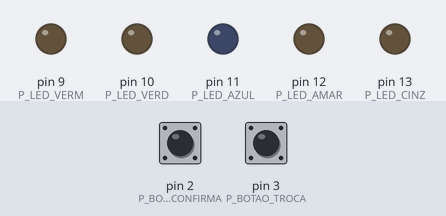
A sketch run on a simulated Arduino Uno, built with avr-gcc and run on an emulated ATmega328P. On the bench: output pins drawn as LEDs (lit = HIGH). Inputs (shaded band) come from the test bench; at power-on: pin 2 (P_BOTAO_CONFIRMA) LOW, pin 3 (P_BOTAO_TROCA) LOW. Random numbers use the default seed unless the sketch sets one.

Above: at 1.2 s.
1.3 s: pin 2 (P_BOTAO_CONFIRMA) pulled HIGH for 0.15 s
At 3.6 s:
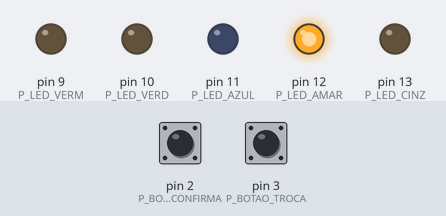
4.3 s: pin 2 (P_BOTAO_CONFIRMA) pulled HIGH for 1 s
At 5.4 s:
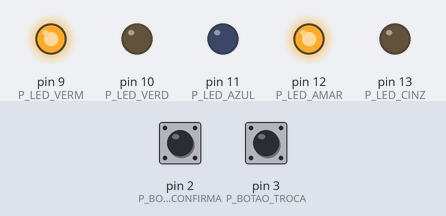
7.3 s: pin 3 (P_BOTAO_TROCA) pulled HIGH for 3.2 s
At 11.1 s:
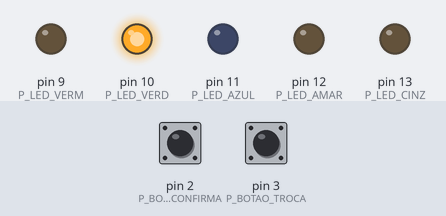
12.0 s: pin 2 (P_BOTAO_CONFIRMA) pulled HIGH for 0.15 s
At 13.2 s:
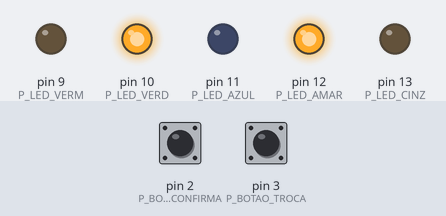
15.1 s: pin 2 (P_BOTAO_CONFIRMA) pulled HIGH for 3.2 s
At 19.2 s:
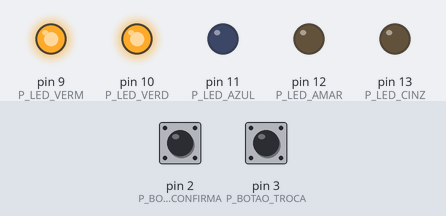
Timing chart, 0 to 22.4 s (numbered marks = the images above; inputs shaded):
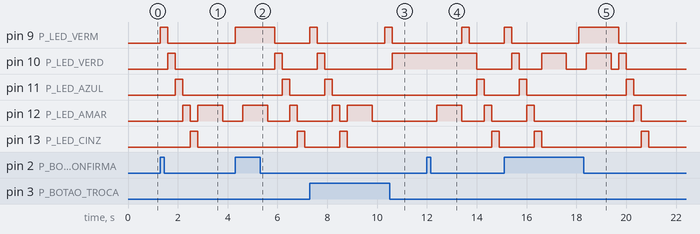

Measured:
- after the input at 1.3 s, pin 9 (P_LED_VERM): LOW → HIGH at once, → LOW 0.30 s later; pin 10 (P_LED_VERD): LOW → HIGH after 0.30 s, → LOW 0.30 s later
- after the input at 4.3 s, pin 10 (P_LED_VERD): LOW → HIGH after 1.6 s, → LOW 0.30 s later; pin 11 (P_LED_AZUL): LOW → HIGH after 1.9 s, → LOW 0.30 s later; pin 12 (P_LED_AMAR): LOW → HIGH after 0.30 s, → LOW 1.0 s later, → HIGH 0.90 s later, → LOW 0.30 s later; pin 13 (P_LED_CINZ): LOW → HIGH after 2.5 s, → LOW 0.30 s later
- after the input at 7.3 s, pin 9 (P_LED_VERM): alternates HIGH for 0.30 s and LOW for 2.7 s, starting at once; pin 10 (P_LED_VERD): LOW → HIGH after 0.30 s, → LOW 0.30 s later, → HIGH 2.7 s later
- after the input at 12.0 s, pin 9 (P_LED_VERM): LOW → HIGH after 1.4 s, → LOW 0.30 s later; pin 10 (P_LED_VERD): HIGH → LOW after 2.0 s
- after the input at 15.1 s, pin 9 (P_LED_VERM): LOW → HIGH at once, → LOW 0.30 s later, → HIGH 2.7 s later, → LOW 1.6 s later; pin 10 (P_LED_VERD): LOW → HIGH after 0.30 s, → LOW 0.30 s later, → HIGH 0.90 s later, → LOW 1.0 s later, … (8 changes in this stretch)

The sketch:

genius.ino
```cpp
// convencionado que P_LED_VERM é a menor porta
// convencionado que P_LED_CINZ é a maior porta
// os leds tem incremento unitario nos pinos adjacentes

#define P_LED_VERM 9
#define P_LED_VERD 10
#define P_LED_AZUL 11
#define P_LED_AMAR 12
#define P_LED_CINZ 13

#define P_BOTAO_CONFIRMA 2
#define P_BOTAO_TROCA 3

#define TAM_MAX 100

enum estados{
  desligado,
  iniciando,
  mostra_sequencia,
  lendo_sequencia,
  acerto,
  erro
};

int estado;
int sequencia[TAM_MAX];
int atual_seq;


void setup()
{
    // inicializando leds
    pinMode(P_LED_VERM, OUTPUT);
    pinMode(P_LED_VERD, OUTPUT);
    pinMode(P_LED_AZUL, OUTPUT);
    pinMode(P_LED_AMAR, OUTPUT);
    pinMode(P_LED_CINZ, OUTPUT);

    // inicializando botoes
    pinMode(P_BOTAO_TROCA, INPUT);
    pinMode(P_BOTAO_CONFIRMA, INPUT);

    // inicializando maquina de estados
    estado = desligado;
}

void loop()
{
  switch (estado)
  {
    case desligado:
    {
        // espera ele apertar o botao
        if (digitalRead(P_BOTAO_CONFIRMA) || digitalRead(P_BOTAO_TROCA))
        {
            randomSeed(millis());
            estado = iniciando;
        }
        break;
    }
    case iniciando:
    {
        animacaozinha();
        //pisca(2000);
        atual_seq = 0;
        estado = mostra_sequencia;
        break;
    }
    case mostra_sequencia:
    {
        sequencia[atual_seq] = led_aleatorio();
        atual_seq++;
        for(int i = 0 ; i < atual_seq ; i++)
        {
            digitalWrite(sequencia[i], HIGH);
            delay(1000);
            digitalWrite(sequencia[i], LOW);
            delay(500);
        }
        estado = lendo_sequencia;
        break;
    }
    case lendo_sequencia:
    {
        for(int i = 0 ; i < atual_seq ; i++)
        {
            int led_lido = le_led_usuario();
            if (led_lido != sequencia[i])
            {
                digitalWrite(sequencia[i], HIGH);
                delay(1000);
                digitalWrite(sequencia[i], LOW);
                estado = erro;
                break;
            }
            for(int i = 0 ; i < 5 ; i++)
            {
                delay(200);
                digitalWrite(led_lido, HIGH);
                delay(200);
                digitalWrite(led_lido, LOW);
            }
        }
        if (estado != erro)
            estado = acerto;
        break;
    }
    case acerto:
    {
        for(int i = 0 ; i < 5 ; i++)
            pisca(400);
        estado = mostra_sequencia;
        break;
    }
    case erro:
    {
        animacaozinha();
        estado = desligado;
        break;
    }
    default:
        estado = desligado;
        break;
  }
}

// retorna um numero pseudoaleatorio entre [9 - 13]
int led_aleatorio()
{
    return random(P_LED_VERM, P_LED_CINZ + 1);
}

int le_led_usuario()
{
    int atual = P_LED_VERM;
    digitalWrite(atual, HIGH);
    bool conf = false;
    bool troca = false;

    while (!conf)
    {
        conf = digitalRead(P_BOTAO_CONFIRMA);
        troca = digitalRead(P_BOTAO_TROCA);
        delay(300);

        if (troca)
        {
            digitalWrite(atual, LOW);
            atual++;
            if (atual > P_LED_CINZ)
                atual = P_LED_VERM;
            digitalWrite(atual, HIGH);
        }
    }
    return atual;
}

void animacaozinha()
{
    for (int i = P_LED_VERM ; i < P_LED_CINZ + 1 ; i++)
    {
        digitalWrite(i, HIGH);
        delay(300);
        digitalWrite(i, LOW);
    }
}
void pisca(unsigned int tempo)
{
    for (int i = P_LED_VERM ; i < P_LED_CINZ + 1 ; i++)
        digitalWrite(i, HIGH);

    delay(tempo);

    for (int i = P_LED_VERM ; i < P_LED_CINZ + 1 ; i++)
        digitalWrite(i, LOW);
}
```

ajeitando.c
```cpp
#include <stdio.h>

int main()
{
    FILE *arquivo_entrada, *arquivo_saida;
    arquivo_entrada = fopen("palavras_portugues_sem_acento.txt", "r");
    arquivo_saida = fopen("palavras_sa_5letras.txt", "w");

    int num;
    int id = 0;
    char palavra[50];

    palavra[5] = 'a';

    while (fscanf(arquivo_entrada, "%s", palavra) == 1)
    {
        printf("%d %s\n", id, palavra);
        if (palavra[5] == '\0')
        {
            fprintf(arquivo_saida, "%d %s\n", id, palavra);
            id++;
        }
        palavra[5] = 'a';
    }
    fclose(arquivo_entrada);
    fclose(arquivo_saida);
}
```
